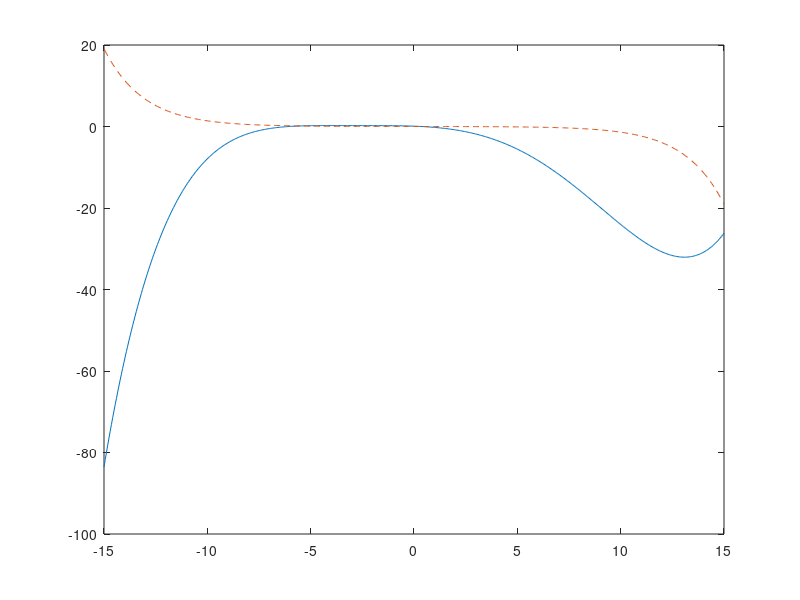

Write the MATLAB code that produced this figure.


n = 500;

q_mtj = linspace(-15,15,n)*pi/180;


M_li = 0.081222 + -10.873*q_mtj.^1 + -307.95*q_mtj.^2 + -3487.8*q_mtj.^3 + -7202.7*q_mtj.^4 + 76515*q_mtj.^5;
figure
plot(q_mtj*180/pi,M_li)
hold on

%%

K_pass = [-60 30 60 -30]';
theta_pass = [-0.3 0.3]';

Tau_pass = K_pass(1,1)*exp(K_pass(2,1)*(q_mtj-theta_pass(2,1))) + ...
    K_pass(3,1)*exp(K_pass(4,1)*(q_mtj-theta_pass(1,1)));

plot(q_mtj*180/pi,Tau_pass,'--')


